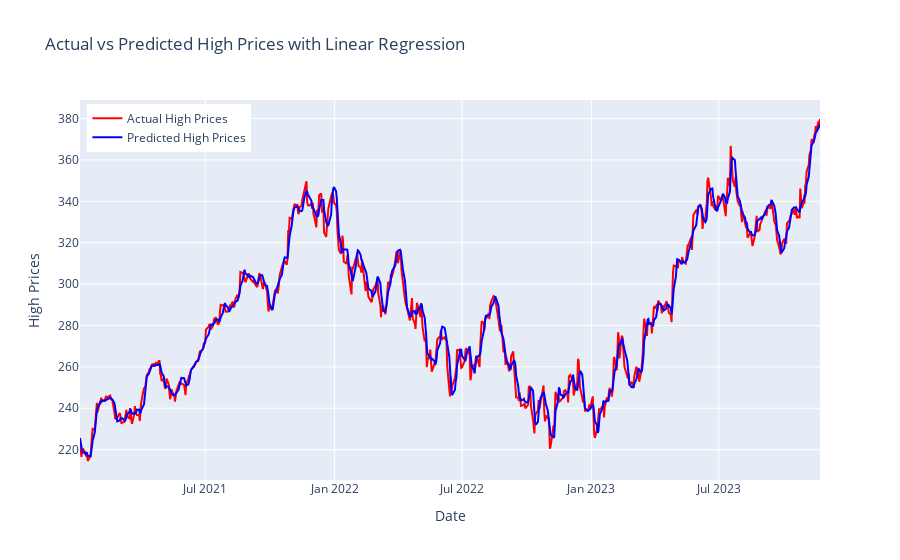

Notebook source saved alongside this figure:
### Code cell
# Make predictions on the testing set
y_pred = lin_reg.predict(x_test_lr)

# Ensure the lengths of test and y_pred match
actual_values_lr = test['High'].values[:len(y_pred)]

# Display all predictions in table form
predictions_df = pd.DataFrame({
    'Date': test.index[:len(y_pred)],
    'Predicted High Prices': y_pred,
    'Actual High Prices': actual_values_lr
})

print(predictions_df.head(10))

# Plot the actual vs predicted values
fig = go.Figure()

# Add actual high prices
fig.add_trace(go.Scatter(x=predictions_df['Date'], y=predictions_df['Actual High Prices'],
                         mode='lines', name='Actual High Prices', line=dict(color='red')))

# Add predicted high prices
fig.add_trace(go.Scatter(x=predictions_df['Date'], y=predictions_df['Predicted High Prices'],
                         mode='lines', name='Predicted High Prices', line=dict(color='blue')))

# Update layout
fig.update_layout(title='Actual vs Predicted High Prices with Linear Regression',
                  xaxis_title='Date',
                  yaxis_title='High Prices',
                  legend=dict(x=0.01, y=0.99))  # Position the legend inside the graph
fig.show()

### Figure 1 — Plotly figure (JSON) as saved in the notebook; plotly's stock layout.template omitted (floating-point values rounded to 4 significant figures; data arrays with more than 128 entries replaced by an {"elided": "..."} marker saying what was removed)
{"data": [{"line": {"color": "red"}, "mode": "lines", "name": "Actual High Prices", "type": "scatter", "x": {"elided": "728 str values"}, "y": {"elided": "728 float values"}}, {"line": {"color": "blue"}, "mode": "lines", "name": "Predicted High Prices", "type": "scatter", "x": {"elided": "728 str values"}, "y": {"elided": "728 float values"}}], "layout": {"legend": {"x": 0.01, "y": 0.99}, "title": {"text": "Actual vs Predicted High Prices with Linear Regression"}, "xaxis": {"title": {"text": "Date"}}, "yaxis": {"title": {"text": "High Prices"}}}}
